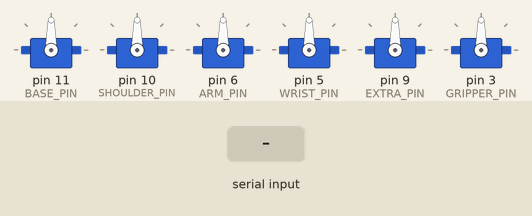
The sketch below on a simulated Arduino Uno, built with avr-gcc and run on an emulated ATmega328P. Parts: 6 × servo. Inputs (shaded band) come from the test bench. What the sketch prints to the serial monitor is not drawn.

Above: at 2.2 s.
2.3 s: ",\n" received over Serial
At 4.4 s:
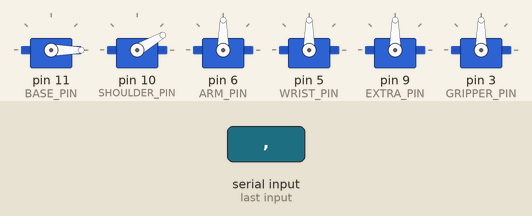
5.3 s: "90,45\n" received over Serial
At 7.8 s:
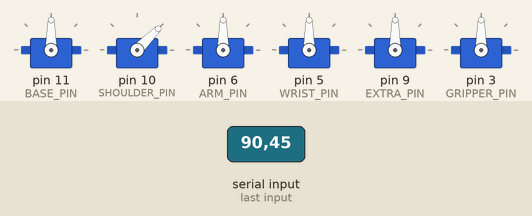
8.3 s: "30,150\n" received over Serial
At 11.0 s:
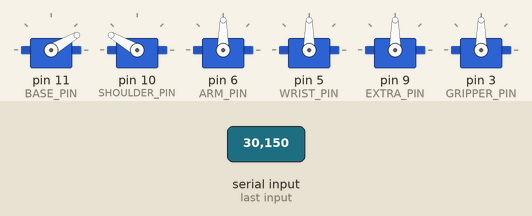
11.3 s: "5\n" received over Serial
At 12.5 s:
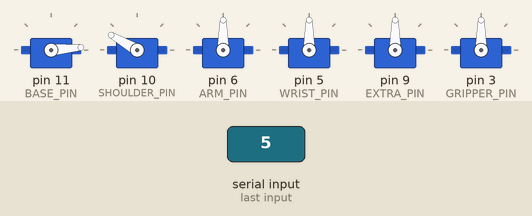
13.1 s: "90\n" received over Serial
At 15.3 s:
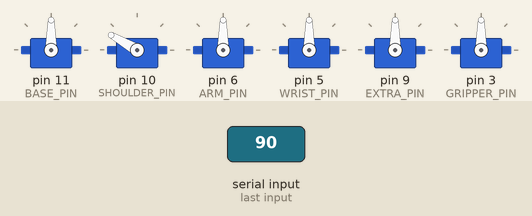
16.1 s: "200\n" received over Serial
At 18.0 s:
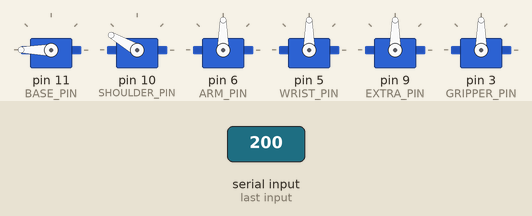
Timing chart, 0 to 19.5 s (numbered marks = the images above; inputs shaded):
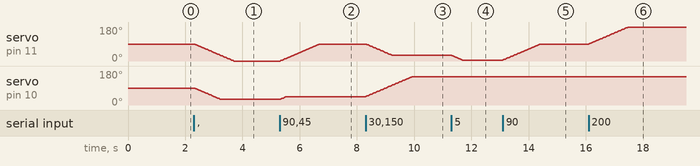

Measured:
- after the input at 2.3 s, servo on pin 11 (BASE_PIN): moves from 90° to 0° over 1.4 s, starting at once; servo on pin 10 (SHOULDER_PIN): moves from 90° to 30° over 0.93 s, starting at once
- after the input at 5.3 s, servo on pin 11 (BASE_PIN): moves from 0° to 90° over 1.4 s, starting at once; servo on pin 10 (SHOULDER_PIN): 30° → 45° at once
- after the input at 8.3 s, servo on pin 11 (BASE_PIN): moves from 90° to 30° over 0.93 s, starting at once; servo on pin 10 (SHOULDER_PIN): moves from 45° to 150° over 1.6 s, starting at once
- after the input at 11.3 s, servo on pin 11 (BASE_PIN): moves from 30° to 5° over 0.37 s, starting at once
- after the input at 13.1 s, servo on pin 11 (BASE_PIN): moves from 5° to 90° over 1.3 s, starting at once
- after the input at 16.1 s, servo on pin 11 (BASE_PIN): moves from 90° to 180° over 1.4 s, starting at once

The sketch:

Ardunio_Control_Learm.ino
```cpp
#include <Servo.h>

Servo baseServo;
Servo shoulderServo;
Servo armServo;
Servo wristServo;
Servo extraServo;   // = elbow
Servo gripperServo;

// PIN MAPPING (physical wiring)
// pin 3=gripper, 5=wrist, 6=arm, 9=elbow/extra, 10=shoulder, 11=base
const int BASE_PIN     = 11;
const int SHOULDER_PIN = 10;
const int ARM_PIN      = 6;
const int WRIST_PIN    = 5;
const int EXTRA_PIN    = 9;   // elbow
const int GRIPPER_PIN  = 3;

// Current positions  (order: base, shoulder, arm, wrist, extra, gripper)
int pos[6] = {90, 90, 90, 90, 90, 90};
// Target positions
int target[6] = {90, 90, 90, 90, 90, 90};
// Limits
int minLim[6] = {0, 30, 30, 0, 0, 20};
int maxLim[6] = {180, 150, 150, 180, 180, 160};

String input = "";

void setup() {
  Serial.begin(115200);
  baseServo.attach(BASE_PIN);
  shoulderServo.attach(SHOULDER_PIN);
  armServo.attach(ARM_PIN);
  wristServo.attach(WRIST_PIN);
  extraServo.attach(EXTRA_PIN);
  gripperServo.attach(GRIPPER_PIN);
  writeAllServos();
  delay(1000);
  Serial.println("6DOF robotic arm ready.");
}

void loop() {
  readSerialCommand();
  smoothMoveServos();
  writeAllServos();
  delay(15);
}

void readSerialCommand() {
  while (Serial.available()) {
    char c = Serial.read();
    if (c == '\n') {
      parseCommand(input);
      input = "";
    }
    else {
      input += c;
    }
  }
}

// Format:
// 90,90,90,90,90,90
void parseCommand(String cmd) {
  int index = 0;
  int lastComma = -1;
  for (int i = 0; i <= cmd.length(); i++) {
    if (i == cmd.length() || cmd.charAt(i) == ',') {
      if (index < 6) {
        String piece = cmd.substring(lastComma + 1, i);
        target[index] = piece.toInt();
        target[index] =
          constrain(target[index], minLim[index], maxLim[index]);
        index++;
      }
      lastComma = i;
    }
  }
}

void smoothMoveServos() {
  for (int i = 0; i < 6; i++) {
    if (pos[i] < target[i]) {
      pos[i]++;
    }
    else if (pos[i] > target[i]) {
      pos[i]--;
    }
  }
}

void writeAllServos() {
  baseServo.write(pos[0]);
  shoulderServo.write(pos[1]);
  armServo.write(pos[2]);
  wristServo.write(pos[3]);
  extraServo.write(pos[4]);
  gripperServo.write(pos[5]);
}
```
